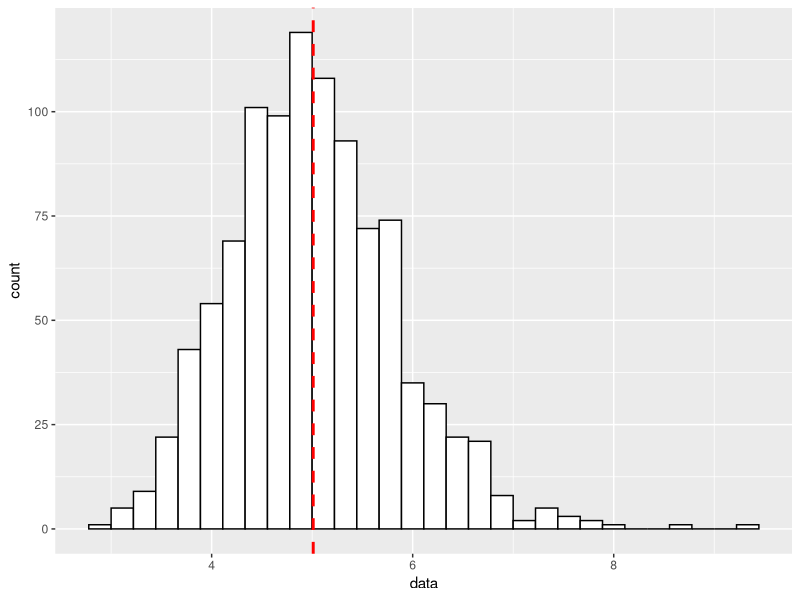

Here is the R script that generated this plot:
# Load the required libraries

library(R.utils)
library(data.table)
library(dplyr)
library(lubridate)
library(ggplot2)


#Create the simultion

rate<-0.2
n<-40
intervals<-1000
data = NULL
for (i in 1 : intervals) data = c(data, mean(rexp(n,rate)))
data<-data.table(data)
g<-ggplot(data, aes(x=data)) 
g<-g + geom_histogram(color="black",fill="white")
g<-g + geom_vline(aes(xintercept=mean(data)),
                  color="red",linetype="dashed",size=1)
print(g)